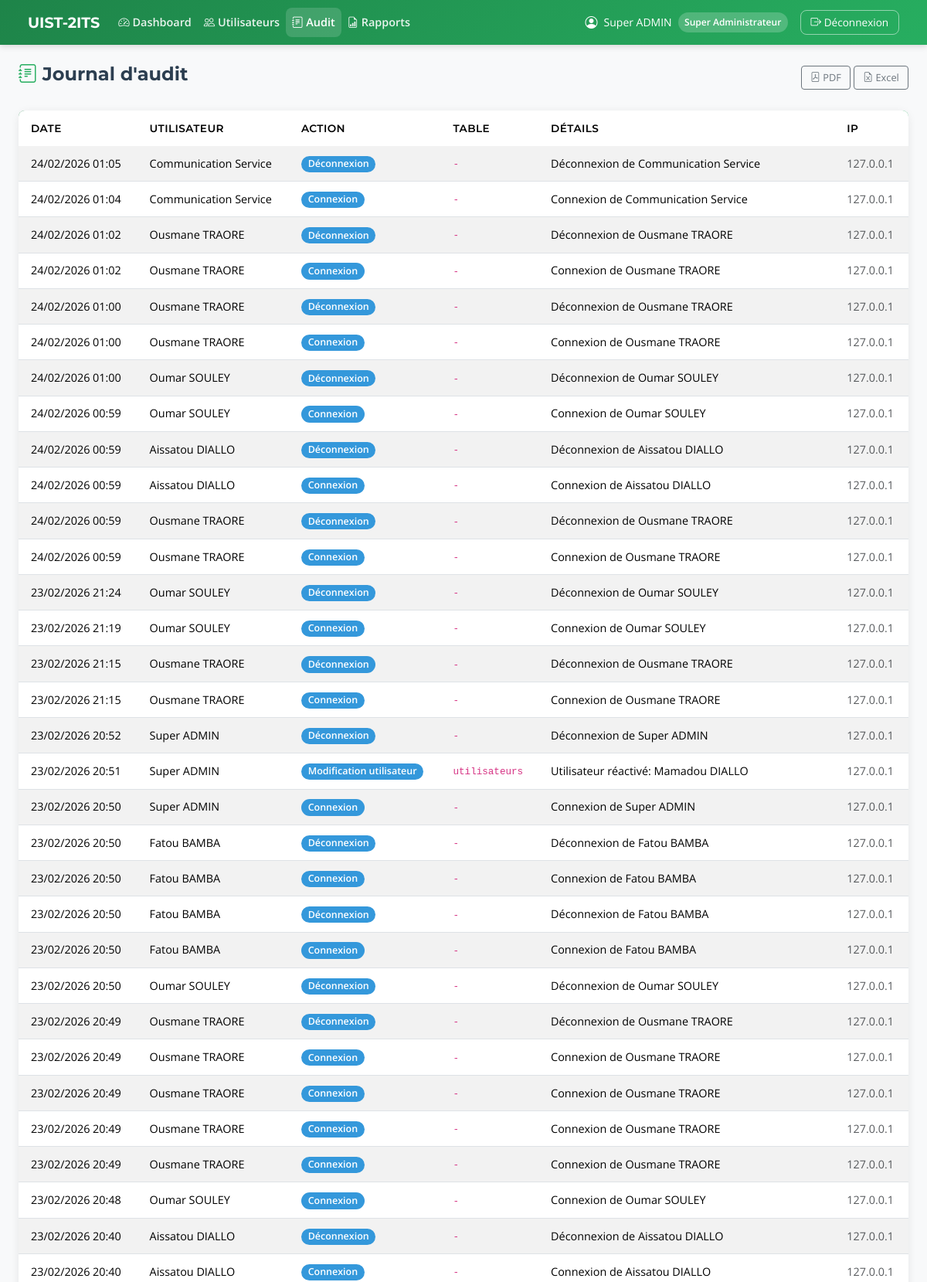
/super-admin/audit/ (signed in, upper part), run on the app's committed database.
### accounts/models.py (models this page shows, shortened)
class Utilisateur(AbstractUser):
    ROLE_CHOICES = [
        ("SUPER_ADMIN", "Super Administrateur"),
        ("DIRECTEUR", "Directeur"),
        ("GESTION_1", "Gestion 1 - Logistique"),
        ("GESTION_2", "Gestion 2 - Scolarité"),
        ("GESTION_3", "Gestion 3 - Suivi"),
        ("COMMUNICATION", "Communication - Publications"),
        ("ENSEIGNANT", "Enseignant"),
        ("ETUDIANT", "Étudiant"),
        ("PARENT", "Parent"),
    ]
    matricule = models.CharField(max_length=30, unique=True, db_index=True)
    nom = models.CharField("Nom de famille", max_length=100, default="")
    prenom = models.CharField("Prénom", max_length=100, default="")
    role = models.CharField(max_length=20, choices=ROLE_CHOICES, db_index=True)
    est_actif = models.BooleanField(default=True)
    date_creation = models.DateTimeField(auto_now_add=True)
    derniere_connexion = models.DateTimeField(null=True, blank=True)
    USERNAME_FIELD = "matricule"
    REQUIRED_FIELDS = ["nom", "prenom", "role"]
    class Meta:
        db_table = "utilisateurs"
        verbose_name = "Utilisateur"
        verbose_name_plural = "Utilisateurs"
        ordering = ["nom", "prenom"]
    @property
    def nom_complet(self):
        return f"{self.prenom} {self.nom}"

### super_admin/models.py (models this page shows, shortened)
class AuditLog(models.Model):
    ACTION_CHOICES = [
        ("CONNEXION", "Connexion"),
        ("DECONNEXION", "Déconnexion"),
        ("CREATION_USER", "Création utilisateur"),
        ("MODIFICATION_USER", "Modification utilisateur"),
        ("SUPPRESSION_USER", "Suppression utilisateur"),
        ("VALIDATION_NOTE", "Validation note"),
        ("CREATION_EDT", "Création EDT"),
        ("MODIFICATION_EDT", "Modification EDT"),
        ("IMPORT_NOTES", "Import notes"),
        ("EXPORT", "Export rapport"),
        ("MODIFICATION", "Modification"),
    ]
    id_user = models.IntegerField("ID Utilisateur")
    nom_utilisateur = models.CharField(max_length=100, default="")
    action = models.CharField(max_length=50, choices=ACTION_CHOICES)
    table_affectee = models.CharField(max_length=50, blank=True, default="")
    id_enregistrement = models.IntegerField(null=True, blank=True)
    details = models.TextField(blank=True, default="")
    ip_address = models.GenericIPAddressField(null=True, blank=True)
    date_action = models.DateTimeField(auto_now_add=True)
    class Meta:
        db_table = "audit_log"
        verbose_name = "Log d'Audit"
        verbose_name_plural = "Logs d'Audit"
        ordering = ["-date_action"]

### super_admin/views.py (the view, shortened to what this page needs)
# urls.py: path("audit/", views.audit, name="audit"),
@login_required
@role_requis("SUPER_ADMIN")
def audit(request):
    logs = AuditLog.objects.all()[:100]
    format_export = request.GET.get("export", "")
    return render(request, "super_admin/audit.html", {"logs": logs})

### templates/super_admin/audit.html (shortened to what this page needs)
{% extends "base.html" %}
{% block nav_links %}
<li class="nav-item"><a class="nav-link" href="{% url 'super_admin:dashboard' %}"><i class="bi bi-speedometer2"></i> Dashboard</a></li>
<li class="nav-item"><a class="nav-link" href="{% url 'super_admin:utilisateurs' %}"><i class="bi bi-people"></i> Utilisateurs</a></li>
<li class="nav-item"><a class="nav-link active" href="{% url 'super_admin:audit' %}"><i class="bi bi-journal-text"></i> Audit</a></li>
<li class="nav-item"><a class="nav-link" href="{% url 'super_admin:rapports' %}"><i class="bi bi-file-earmark-bar-graph"></i> Rapports</a></li>
{% endblock %}
{% block content %}
<div class="d-flex justify-content-between align-items-center mb-4">
    <h4><i class="bi bi-journal-text text-vert"></i> Journal d'audit</h4>
    <div class="export-btns">
        <a href="?export=pdf" class="btn btn-outline-secondary btn-sm"><i class="bi bi-file-pdf"></i> PDF</a>
        <a href="?export=excel" class="btn btn-outline-secondary btn-sm"><i class="bi bi-file-earmark-excel"></i> Excel</a>
    </div>
</div>
<div class="card">
    <div class="card-body p-0">
        <table class="table table-striped mb-0">
            <thead><tr><th>Date</th><th>Utilisateur</th><th>Action</th><th>Table</th><th>Détails</th><th>IP</th></tr></thead>
            <tbody>
                {% for log in logs %}
                <tr>
                    <td class="small">{{ log.date_action|date:"d/m/Y H:i" }}</td>
                    <td>{{ log.nom_utilisateur }}</td>
                    <td><span class="badge badge-info">{{ log.get_action_display }}</span></td>
                    <td><code>{{ log.table_affectee|default:"-" }}</code></td>
                    <td class="small">{{ log.details|truncatewords:12 }}</td>
                    <td class="small text-muted">{{ log.ip_address|default:"-" }}</td>
                </tr>
                {% empty %}
                <tr><td colspan="6" class="text-center text-muted py-3">Aucun log</td></tr>
                {% endfor %}
            </tbody>
        </table>
    </div>
</div>
{% endblock %}

### templates/base.html (shortened to what this page needs)
{% load static %}
<!DOCTYPE html>
<html lang="fr">
<head>
    <link href="https://cdn.jsdelivr.net/npm/bootstrap@5.3.2/dist/css/bootstrap.min.css" rel="stylesheet">
    <link rel="stylesheet" href="https://cdn.jsdelivr.net/npm/bootstrap-icons@1.11.1/font/bootstrap-icons.css">
    <link rel="stylesheet" href="{% static 'css/style.css' %}">
</head>
<body>
    {% if user.is_authenticated %}
    <nav class="navbar navbar-expand-lg navbar-dark navbar-uist">
        <div class="container-fluid">
            <a class="navbar-brand d-flex align-items-center" href="/">
                <span>UIST-2ITS</span>
            </a>
            <div class="collapse navbar-collapse" id="navMain">
                <ul class="navbar-nav me-auto">
                    {% block nav_links %}{% endblock %}
                </ul>
                <div class="d-flex align-items-center gap-2">
                    <i class="bi bi-person-circle text-white"></i>
                    <span class="text-white small">{{ user.nom_complet }}</span>
                    <span class="badge-role">{{ user.get_role_display }}</span>
                    <a href="{% url 'accounts:logout' %}" class="btn-deconnexion ms-2">
                        <i class="bi bi-box-arrow-right"></i> Déconnexion
                    </a>
                </div>
            </div>
        </div>
    </nav>
    {% endif %}
    <main class="{% if user.is_authenticated %}container-fluid mt-4 px-4{% endif %}">
        {% block content %}{% endblock %}
    </main>
</body>
</html>

### static/css/style.css (style rules this page uses)
:root { --vert-primaire: #27AE60; --vert-fonce: #1E8449; --vert-clair: #E8F5E9; --vert-accent: #2ECC71; --texte-fonce: #2C3E50; --texte-secondaire: #7F8C8D; --blanc: #FFFFFF; --bg-clair: #F8F9FA; --bg-section: #F1F8E9; --succes: #27AE60; --danger: #E74C3C; --warning: #F39C12; --info: #3498DB; --border: #E0E0E0; --shadow: 0 2px 12px rgba(0, 0, 0, 0.08); --shadow-hover: 0 8px 24px rgba(0, 0, 0, 0.12); --radius: 0.75rem; --radius-sm: 0.5rem; --font-titres: 'Montserrat', sans-serif; --font-corps: 'Open Sans', sans-serif; }
*, *::before, *::after { box-sizing: border-box; }
body { font-family: var(--font-corps); color: var(--texte-fonce); background: var(--bg-clair); min-height: 100vh; display: flex; flex-direction: column; margin: 0; }
main { flex: 1; }
h1, h2, h3, h4, h5, h6 { font-family: var(--font-titres); font-weight: 700; color: var(--texte-fonce); }
a { color: var(--vert-primaire); text-decoration: none; }
.navbar-uist { background: linear-gradient(135deg, var(--vert-fonce) 0%, var(--vert-primaire) 100%); padding: 0.6rem 1.5rem; box-shadow: 0 2px 8px rgba(0, 0, 0, 0.15); }
.navbar-uist .navbar-brand { font-family: var(--font-titres); font-weight: 700; color: var(--blanc) !important; font-size: 1.2rem; }
.navbar-uist .nav-link { color: rgba(255, 255, 255, 0.9) !important; font-weight: 600; padding: 0.5rem 0.8rem; border-radius: var(--radius-sm); transition: all 0.2s; font-size: 0.9rem; }
.navbar-uist .nav-link:hover, .navbar-uist .nav-link.active { color: var(--blanc) !important; background: rgba(255, 255, 255, 0.15); }
.navbar-uist .badge-role { background: rgba(255, 255, 255, 0.2); color: var(--blanc); padding: 0.3em 0.7em; border-radius: 1rem; font-size: 0.75rem; font-weight: 600; }
.navbar-uist .btn-deconnexion { border: 1px solid rgba(255, 255, 255, 0.5); color: var(--blanc); padding: 0.3rem 0.8rem; border-radius: var(--radius-sm); font-size: 0.85rem; transition: all 0.2s; }
.card { border: none; border-radius: var(--radius); box-shadow: var(--shadow); transition: transform 0.2s, box-shadow 0.2s; background: var(--blanc); }
.table { background: var(--blanc); border-radius: var(--radius-sm); overflow: hidden; }
.table thead { background: linear-gradient(135deg, var(--vert-fonce), var(--vert-primaire)); color: var(--blanc); }
.table thead th { font-family: var(--font-titres); font-weight: 600; border: none; padding: 0.8rem 1rem; font-size: 0.85rem; text-transform: uppercase; letter-spacing: 0.03em; }
.table tbody tr { transition: background 0.15s; }
.table-striped tbody tr:nth-of-type(odd) { background: rgba(39, 174, 96, 0.03); }
.table tbody td { padding: 0.7rem 1rem; vertical-align: middle; font-size: 0.9rem; }
.badge { padding: 0.35em 0.7em; font-weight: 600; border-radius: 1rem; font-size: 0.78rem; }
.badge-info { background: var(--info); color: var(--blanc); }
.text-vert { color: var(--vert-primaire) !important; }
.export-btns .btn { font-size: 0.8rem; padding: 0.3rem 0.7rem; }

### data on the page
Utilisateur: nom_complet "Super ADMIN", role "Super Administrateur"
AuditLog: date_action "24/02/2026 01:05", nom_utilisateur "Communication Service", action "Déconnexion", table_affectee "-", details "Déconnexion de Communication Service", ip_address "127.0.0.1"
AuditLog: date_action "24/02/2026 01:04", nom_utilisateur "Communication Service", action "Connexion", table_affectee "-", details "Connexion de Communication Service", ip_address "127.0.0.1"
AuditLog: date_action "24/02/2026 01:02", nom_utilisateur "Ousmane TRAORE", action "Déconnexion", table_affectee "-", details "Déconnexion de Ousmane TRAORE", ip_address "127.0.0.1"
AuditLog: date_action "24/02/2026 01:02", nom_utilisateur "Ousmane TRAORE", action "Connexion", table_affectee "-", details "Connexion de Ousmane TRAORE", ip_address "127.0.0.1"
AuditLog: date_action "24/02/2026 01:00", nom_utilisateur "Ousmane TRAORE", action "Déconnexion", table_affectee "-", details "Déconnexion de Ousmane TRAORE", ip_address "127.0.0.1"
AuditLog: date_action "24/02/2026 01:00", nom_utilisateur "Ousmane TRAORE", action "Connexion", table_affectee "-", details "Connexion de Ousmane TRAORE", ip_address "127.0.0.1"
AuditLog: date_action "24/02/2026 01:00", nom_utilisateur "Oumar SOULEY", action "Déconnexion", table_affectee "-", details "Déconnexion de Oumar SOULEY", ip_address "127.0.0.1"
AuditLog: date_action "24/02/2026 00:59", nom_utilisateur "Oumar SOULEY", action "Connexion", table_affectee "-", details "Connexion de Oumar SOULEY", ip_address "127.0.0.1"
AuditLog: date_action "24/02/2026 00:59", nom_utilisateur "Aissatou DIALLO", action "Déconnexion", table_affectee "-", details "Déconnexion de Aissatou DIALLO", ip_address "127.0.0.1"
AuditLog: date_action "24/02/2026 00:59", nom_utilisateur "Aissatou DIALLO", action "Connexion", table_affectee "-", details "Connexion de Aissatou DIALLO", ip_address "127.0.0.1"
AuditLog: date_action "24/02/2026 00:59", nom_utilisateur "Ousmane TRAORE", action "Déconnexion", table_affectee "-", details "Déconnexion de Ousmane TRAORE", ip_address "127.0.0.1"
AuditLog: date_action "24/02/2026 00:59", nom_utilisateur "Ousmane TRAORE", action "Connexion", table_affectee "-", details "Connexion de Ousmane TRAORE", ip_address "127.0.0.1"
AuditLog: date_action "23/02/2026 21:24", nom_utilisateur "Oumar SOULEY", action "Déconnexion", table_affectee "-", details "Déconnexion de Oumar SOULEY", ip_address "127.0.0.1"
AuditLog: date_action "23/02/2026 21:19", nom_utilisateur "Oumar SOULEY", action "Connexion", table_affectee "-", details "Connexion de Oumar SOULEY", ip_address "127.0.0.1"
AuditLog: date_action "23/02/2026 21:15", nom_utilisateur "Ousmane TRAORE", action "Déconnexion", table_affectee "-", details "Déconnexion de Ousmane TRAORE", ip_address "127.0.0.1"
AuditLog: date_action "23/02/2026 21:15", nom_utilisateur "Ousmane TRAORE", action "Connexion", table_affectee "-", details "Connexion de Ousmane TRAORE", ip_address "127.0.0.1"
AuditLog: date_action "23/02/2026 20:52", nom_utilisateur "Super ADMIN", action "Déconnexion", table_affectee "-", details "Déconnexion de Super ADMIN", ip_address "127.0.0.1"
AuditLog: date_action "23/02/2026 20:51", nom_utilisateur "Super ADMIN", action "Modification utilisateur", table_affectee "utilisateurs", details "Utilisateur réactivé: Mamadou DIALLO", ip_address "127.0.0.1"
AuditLog: date_action "23/02/2026 20:50", nom_utilisateur "Super ADMIN", action "Connexion", table_affectee "-", details "Connexion de Super ADMIN", ip_address "127.0.0.1"
AuditLog: date_action "23/02/2026 20:50", nom_utilisateur "Fatou BAMBA", action "Déconnexion", table_affectee "-", details "Déconnexion de Fatou BAMBA", ip_address "127.0.0.1"
AuditLog: date_action "23/02/2026 20:50", nom_utilisateur "Fatou BAMBA", action "Connexion", table_affectee "-", details "Connexion de Fatou BAMBA", ip_address "127.0.0.1"
AuditLog: date_action "23/02/2026 20:50", nom_utilisateur "Fatou BAMBA", action "Déconnexion", table_affectee "-", details "Déconnexion de Fatou BAMBA", ip_address "127.0.0.1"
AuditLog: date_action "23/02/2026 20:50", nom_utilisateur "Fatou BAMBA", action "Connexion", table_affectee "-", details "Connexion de Fatou BAMBA", ip_address "127.0.0.1"
AuditLog: date_action "23/02/2026 20:50", nom_utilisateur "Oumar SOULEY", action "Déconnexion", table_affectee "-", details "Déconnexion de Oumar SOULEY", ip_address "127.0.0.1"
AuditLog: date_action "23/02/2026 20:49", nom_utilisateur "Ousmane TRAORE", action "Déconnexion", table_affectee "-", details "Déconnexion de Ousmane TRAORE", ip_address "127.0.0.1"
AuditLog: date_action "23/02/2026 20:49", nom_utilisateur "Ousmane TRAORE", action "Connexion", table_affectee "-", details "Connexion de Ousmane TRAORE", ip_address "127.0.0.1"
AuditLog: date_action "23/02/2026 20:49", nom_utilisateur "Ousmane TRAORE", action "Connexion", table_affectee "-", details "Connexion de Ousmane TRAORE", ip_address "127.0.0.1"
AuditLog: date_action "23/02/2026 20:49", nom_utilisateur "Ousmane TRAORE", action "Connexion", table_affectee "-", details "Connexion de Ousmane TRAORE", ip_address "127.0.0.1"
AuditLog: date_action "23/02/2026 20:49", nom_utilisateur "Ousmane TRAORE", action "Connexion", table_affectee "-", details "Connexion de Ousmane TRAORE", ip_address "127.0.0.1"
AuditLog: date_action "23/02/2026 20:48", nom_utilisateur "Oumar SOULEY", action "Connexion", table_affectee "-", details "Connexion de Oumar SOULEY", ip_address "127.0.0.1"
AuditLog: date_action "23/02/2026 20:40", nom_utilisateur "Aissatou DIALLO", action "Déconnexion", table_affectee "-", details "Déconnexion de Aissatou DIALLO", ip_address "127.0.0.1"
AuditLog: date_action "23/02/2026 20:40", nom_utilisateur "Aissatou DIALLO", action "Connexion", table_affectee "-", details "Connexion de Aissatou DIALLO", ip_address "127.0.0.1"
